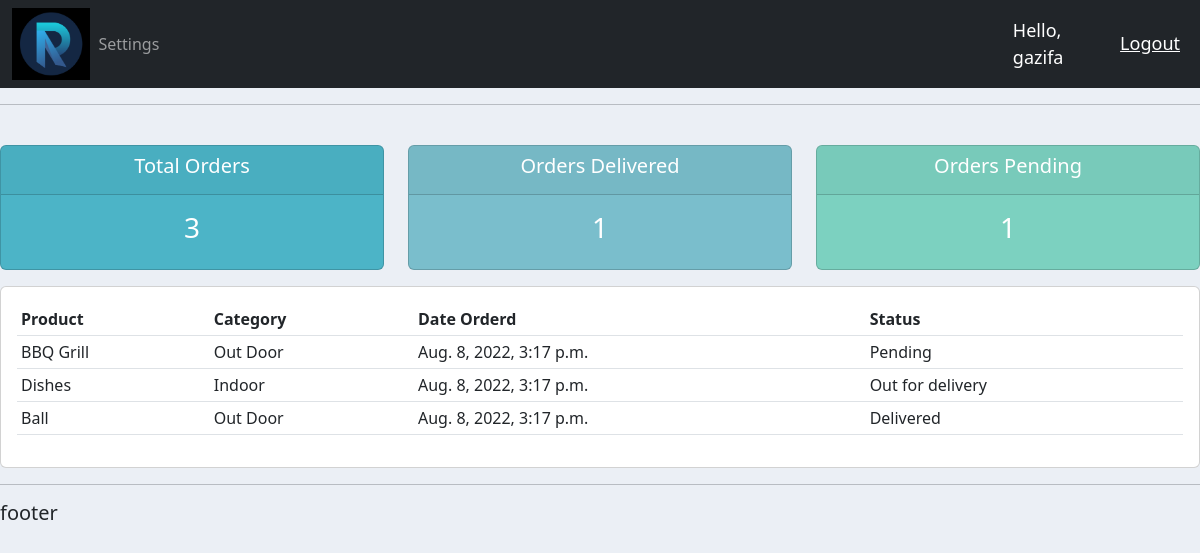
The page /user/ (signed in) on the database its author committed.
### accounts/models.py (models this page shows, shortened)
class order(models.Model):
    STATUS = (('Pending','Pending'),('Out for delivery', 'Out for delivery'),('Delivered', 'Delivered'),)
    customer = models.ForeignKey(customer, null=True, on_delete=models.SET_NULL)
    product = models.ForeignKey(product, null=True, on_delete=models.SET_NULL)
    date_created = models.DateTimeField(auto_now_add=True)
    status = models.CharField(max_length=200,null=True,choices=STATUS)

class product(models.Model):
    CATEGORY = (('Indoor','Indoor'),('Out Door','Out Door'),)
    name = models.CharField(max_length=200,null=True)
    price = models.FloatField(null=True)
    category = models.CharField(max_length=200,null=True,choices=CATEGORY)
    description = models.CharField(max_length=200,null=True,blank=True)
    date_created = models.DateTimeField(auto_now_add=True)
    tags = models.ManyToManyField(tags)
    def __str__(self):
     return self.name

### accounts/decorators.py (the view)
		def wrapper_func(request, *args, **kwargs):
			group = None
			if request.user.groups.exists():
				group = request.user.groups.all()[0].name
			if group in allowed_roles:
				return view_func(request, *args, **kwargs)
			else:
				return HttpResponse('You are not authorized to view this page')

### accounts/views.py (called while the page is built)
@login_required(login_url='login')
@allowed_users(allowed_roles=['customer'])
def userPage(request):
    orders = request.user.customer.order_set.all()
    total_orders = orders.count()
    delivered = orders.filter(status="Delivered").count()
    pending  = orders.filter(status="Pending").count()
    context = {'orders':orders,'total_orders':total_orders,'delivered':delivered,'pending':pending}
    return render(request, 'accounts/user.html', context)

### accounts/templates/accounts/user.html
{%  extends 'accounts/main.html' %}
{% block content %}
{%  include 'accounts/status.html' %}
<div class="row">
	<div class="col-md">
		<div class="card card-body">
			<table class="table table-sm">
				<tr>
					<th>Product</th>
					<th>Category</th>
					<th>Date Orderd</th>
					<th>Status</th>
				</tr>
					{% for order in orders %}
						<tr>
							<td>{{order.product}}</td>
							<td>{{order.product.category}}</td>
							<td>{{order.date_created}}</td>
							<td>{{order.status}}</td>
						</tr>
					{% endfor %}
			</table>
		</div>
	</div>
</div>
{% endblock content %}

### accounts/templates/accounts/navbar.html (shortened to what this page needs)
{% load static %}
<nav class="navbar navbar-expand-lg bg-dark navbar-dark">
    <div class="container-fluid">
        <img src="{% static 'images/logo.png' %}" id="logo">
      <div class="collapse navbar-collapse" id="navbarNav">
        <ul class="navbar-nav">
          {% if request.user.is_staff %}
          <li class="nav-item">
            <a class="nav-link active" aria-current="page" href="{% url 'home' %}">Dashboard</a>
          </li>
          <li class="nav-item">
            <a class="nav-link" href="{% url 'products' %}">products</a>
          </li>
          {% else %}
          <li class="nav-item">
            <a class="nav-link" href="{% url 'account' %}">Settings</a>
          </li>
          {% endif %}
        </ul>
      </div>
    </div>
    <span class="hello-msg">Hello, {{request.user}}</span>
    <span><a class="hello-msg" href="{% url 'logout' %}">Logout</a></span>
  </nav>

### static/css/main.css (style rules this page uses)
#logo { height: auto; width: auto; max-height: 72px; max-width: 250px; }
body { background-color: #ebeff5; }

### accounts/templates/accounts/navbar.html (style rules this page uses)
.hello-msg { font-size: 18px; color: #fff; margin-right: 20px; }

### rows shown on the page
order: product "BBQ Grill", product.category "Out Door", date_created "Aug. 8, 2022, 3:17 p.m.", status "Pending"
order: product "Dishes", product.category "Indoor", date_created "Aug. 8, 2022, 3:17 p.m.", status "Out for delivery"
order: product "Ball", product.category "Out Door", date_created "Aug. 8, 2022, 3:17 p.m.", status "Delivered"

### other values the page prints
{{ request.user }} "gazifa"
{{ total_orders }} "3"
{{ delivered }} "1"
{{ pending }} "1"
